Frame 1 (no input): blank canvas, image omitted
Frame 60 (the mouse pressed at the canvas centre just before this capture): blank canvas, image omitted
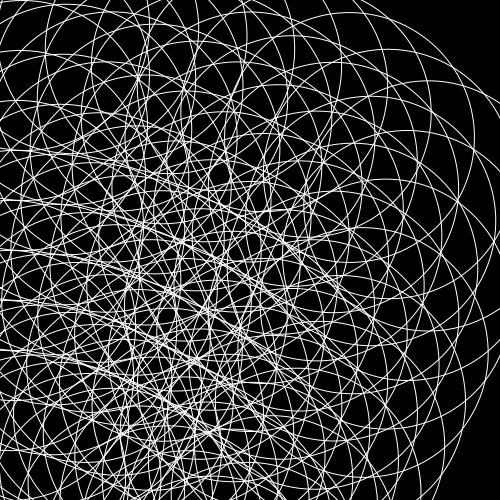
Frame 120 (the mouse held since frame 60 and released just before this capture)

The Processing sketch whose frames 1 and 60 were blank and that drew this single picture after the mouse press (run headless with seeded random() and noise(); from frame 60 on, the mouse is pressed at the canvas centre):

// Processing sketch: processing_84225
// ── processing_84225.pde

void setup()
{
  size(500,500);

   

  
}

void draw ()
{
  smooth();
  background(0);
   noFill();
  
  for (int posX=25; posX<width; posX=posX+50)
  {
  
   for (int posY=25; posY<height; posY=posY+50)
   {
    
  
  stroke(255);
  rotate(random(PI/360));
  scale(1);
  ellipse(posX, posY,mouseX, mouseY);
  
   
 }
 
  }
  
}
